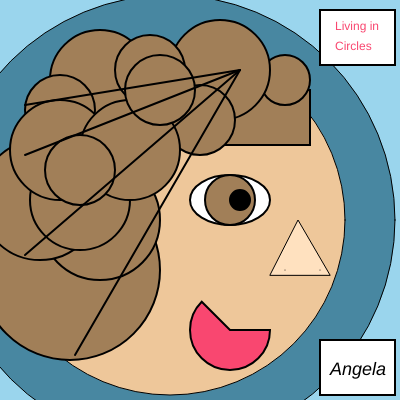
Frame 1 (no input)
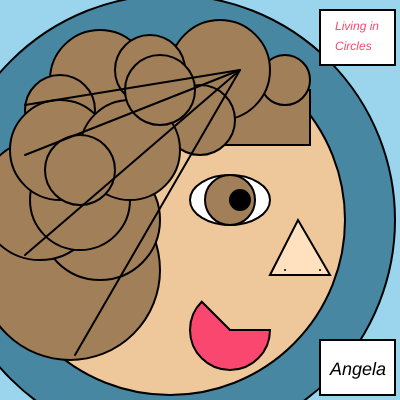
Frame 60 (no input)
Frame 120 (the mouse pressed at the canvas centre since frame 60): identical to frame 60, image omitted

The p5.js sketch that drew these frames (run headless with seeded random() and noise() and a simulated clock; from frame 60 on, the mouse is pressed at the canvas centre):

// p5.js sketch
// ── sketch.js
function setup() {
  createCanvas(400, 400);
}

function draw() {
  background(154,213,237);
  fill(72,135,161);
  circle(170,220,450);
  fill(238,199,154);
  circle(170,220,350);
  fill(255,225,191);
  triangle(270, 275, 298, 220, 330, 275);
  point(285, 270);
  point(320, 270);
  strokeWeight(2)
  fill(11111);
  ellipse(230,200,80,50);
  fill(161,127,88);
  circle(230,200,50);
  fill(0);
  circle(240,200,20);
  fill(161,127,88)
  rect(225, 90, 85, 55);
  circle(285, 80, 50);
  circle(100, 80, 100);
  circle(220, 70, 100);
  circle(50, 180, 70);
  circle(80, 170, 70);
  circle(60, 110, 70);
  circle(150, 70, 70);
  circle(70, 270, 180);
  circle(100, 220, 120);
  circle(200, 120, 70);
  circle(40, 200, 120);
  circle(80, 200, 100);
  circle(60, 150, 100);
  circle(130, 150, 100);
  circle(160, 90, 70);
  circle(80, 170, 70);
  fill(111111);
  rect(320,340,75,55);
  rect(320,10,75,55);
  fill(249,71,112);
  textSize(12);
  text('Living in', 335, 30);
  text('Circles', 335, 50);
  fill(000)
  textSize(18);
  textStyle(ITALIC);
  text('Angela', 330, 375)

  line(240, 70, 75, 355);
  line(240, 70, 25, 255);
  line(240, 70, 25, 155);
  line(240, 70, 25, 105);


  fill(249,71,112);
  arc(230, 330, 80, 80, 0, PI + QUARTER_PI, PIE);
}

// ── main.html
<!DOCTYPE html>


<html>  
  <head>
        <title>First p5.js page</title>
        <script src="https://cdnjs.cloudflare.com/ajax/libs/p5.js/1.1.9/p5.min.js"></script>
        <script src="sketch.js"></script>
  </head>
    <body>

    </body>
</html>
